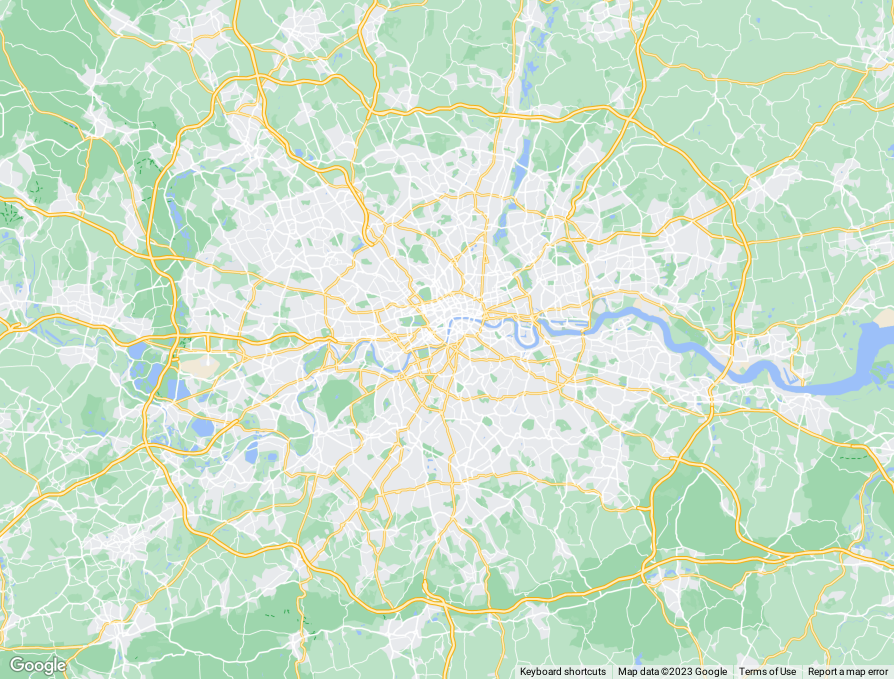
#> input picture SourceFile/images/Maps/London1.png, 2682 x 2037 px, found by its file name (shown at 1/3 size)
$ python threshold.py
#> lines starting #> are read from the running program, lines starting #| are printed output that depends on the picture; after the words box and inside, x2 and y2 are one past the last pixel; in counts of white or black regions, pixels touching at a corner belong together
### computerVision/image.py
import cv2
import time
import os
import pathlib
from pathlib import Path


# [29 lines of commented-out code are left out]

def get_image(typ, n):
    parent = ""  # statement declaration
    typ = str(typ)  # to turn it into a tring just incase the use a key like type= "map"

    if typ.lower() == "map":
        parent = "images\Maps"  # if type is a map change the sting variable
    elif typ.lower() == "button":
        parent = "images\Buttons"
    elif typ.lower() == "save":
        parent = "images\Saved"
    else:
        # TODO make a return to menu or end program function
        # prolly wnt be used but here just so i will code it properly. spelling will most likely trigger this clause
        print("image Doesnt exist")

    # joins the parent_name and name together intelligently, so you don't have to include /\ to break the program.
    joined_path = os.path.join(parent, n)
    #print()

    parent_directory = Path(joined_path).parent  # finds the parent directory

    absolute_path = str(parent_directory.absolute())  # finds the absollute path so regardless of the os its works
    #print(absolute_path, 2)

    full_path = os.path.join(absolute_path, n)  # joins the absolute path of the parent and name together

    full_path = full_path.replace('\Gui',
                                  '')

    full_path = full_path.replace('\computerVision',
                                  '')  # for some reason open cv have a hard time reading multiple directories # inside one another so the i had to remove the parent
   #print(full_path, 5)

    if typ.lower() == "button":
        return repr(full_path)
    else:
        full_path = pathlib.PureWindowsPath(full_path).as_posix()  # converts the path by switching the backslash\ to Fforwardslash to make it universal for all computers

        return full_path


def image_reader(name):
    img = cv2.imread(name)
#> img is the input picture: shape (2037, 2682, 3); mean B, G, R 204.4, 227.2, 204.4

    return img


# [32 lines left out: functions show_image, resize_image, save_image, not called in this run]


# [24 lines of commented-out code are left out]

### computerVision/UnusedFiles/threshold.py
import cv2
import matplotlib
import numpy as np
from skimage import morphology, filters
from skimage.util import img_as_ubyte
import image
import os
import skimage.io
from matplotlib import pyplot as plt
from pathlib import Path
from skimage.morphology import skeletonize

matplotlib.use('TkAgg')


low_yellow = np.array([10, 52, 60])
high_yellow = np.array([60, 255, 255])


def threshold(im):
    # convert into a gray image
    gray_image = cv2.threshold(im, 127, 255, cv2.THRESH_BINARY)

    # convert BGR to HSV
    imgHSV = cv2.cvtColor(im, cv2.COLOR_BGR2HSV)
#> imgHSV: shape (2037, 2682, 3); mean H, S, V 71.9, 40.5, 231.4

    # create the Mask
    mask = cv2.inRange(imgHSV, low_yellow, high_yellow)
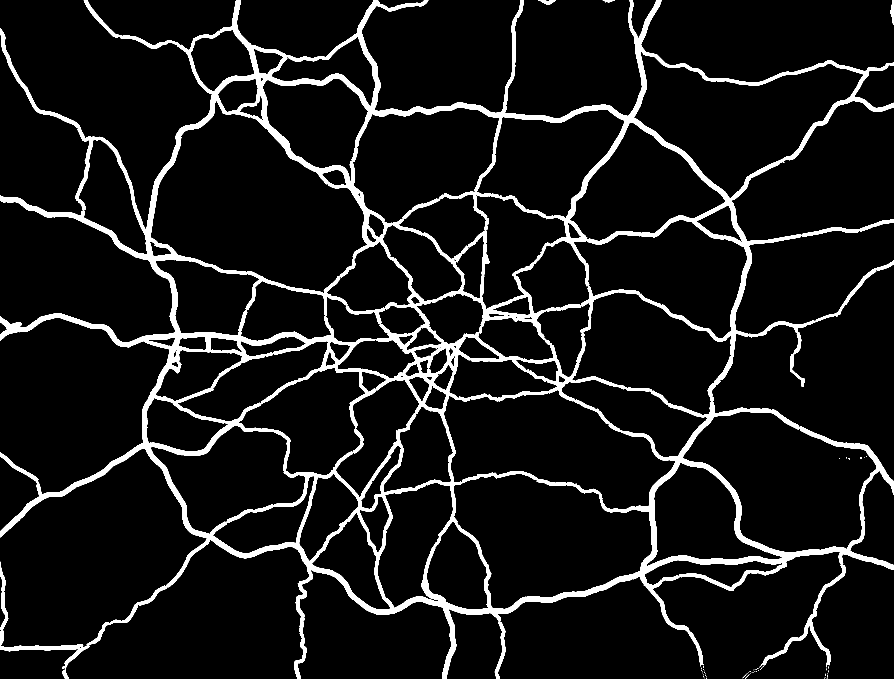
#> mask: shape (2037, 2682) (shown at 1/3 size); 8.2% white; 60 white regions (55 under 20 px), largest, box (x1, y1, x2, y2) and area: (0, 0, 2682, 2037) 444469, (2671, 0, 2682, 75) 517, (1614, 0, 1668, 13) 394, (1808, 0, 1845, 7) 159, (2235, 2024, 2248, 2037) 21

    # inverse mask
    # mask = 255-mask
    res = cv2.bitwise_and(im, im, mask=mask)
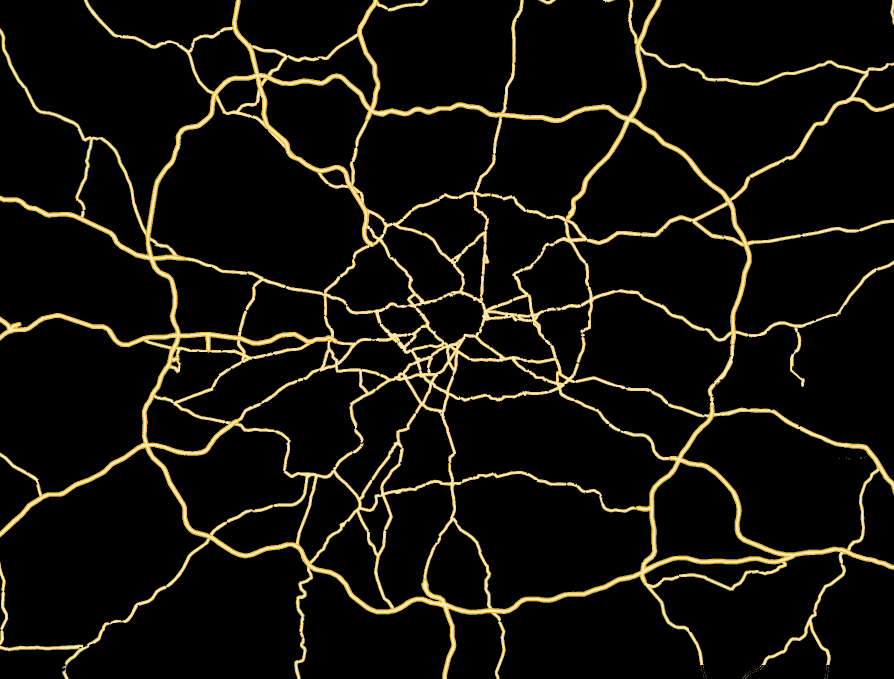
#> res: shape (2037, 2682, 3) (shown at 1/3 size); mean B, G, R 10.6, 17.5, 19.9

    binary = mask > filters.threshold_otsu(mask)
    # print(np.unique(binary))

    res = morphology.medial_axis(binary)
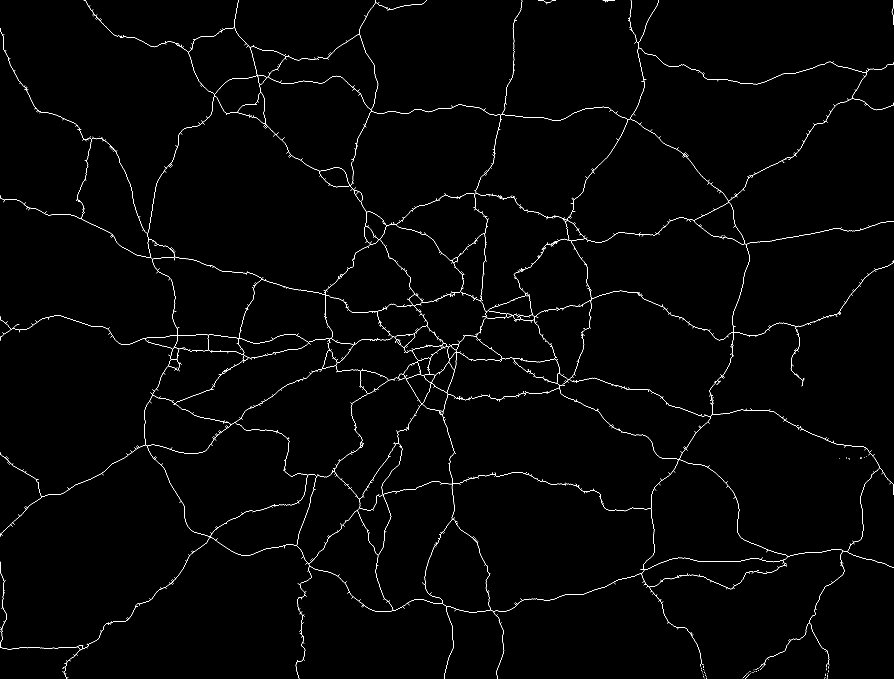
#> res: shape (2037, 2682) bool (shown at 1/3 size); 0.78% white in thin lines or dots

    cv_image = img_as_ubyte(res)
#> cv_image: shape (2037, 2682); 0.78% white in thin lines or dots


    return cv_image


map1 = image.get_image("map", 'London1.png')
img = image.image_reader(map1)

im = threshold(img)
#image.show_image(im)


zzx = r'C:\Users\Manny\Documents\Capstone_Repo\22-23_CE301_olaoye_emmanuel_o\Algorithims\images\Saved'
ass = r'C:\Users\Manny\Documents\Capstone_Repo\22-23_CE301_olaoye_emmanuel_o\Algorithims\images\Saved\Lonn.png'
#flnme = '\test.png'
#print(ass)


# path = 'Users/emmanuelolaoye/Documents/School\SourceFile/computerVision/images/Maps/London1.png'
# cv2.imread('Lon.png')
#
# map1 = image.get_image("map", 'London1.png')
# print(map1)
# # img = image.image_reader(map1)
#
#
# #im = threshold(img)

$ run again, with SourceFile/images/Others/test.png copied over SourceFile/images/Maps/London1.png
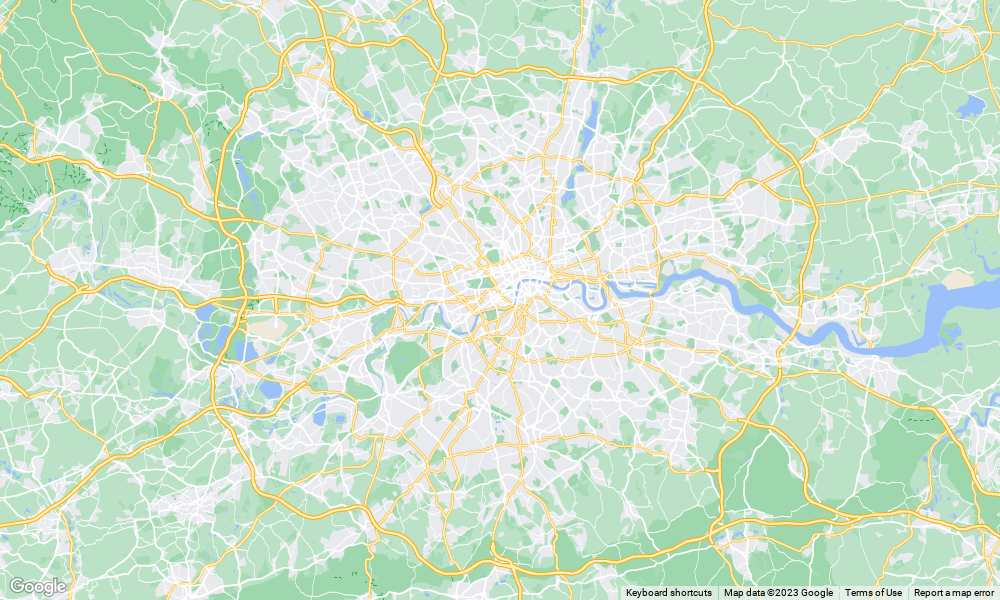
#> input picture SourceFile/images/Others/test.png, 1000 x 600 px, found by its file name
#> in image_reader, img is the input picture: shape (600, 1000, 3); mean B, G, R 205, 227.5, 205.3
#> imgHSV: shape (600, 1000, 3); mean H, S, V 71.5, 40.4, 231.9
#> in threshold, `mask = cv2.inRange(imgHSV, low_yellow, high_yellow)`:
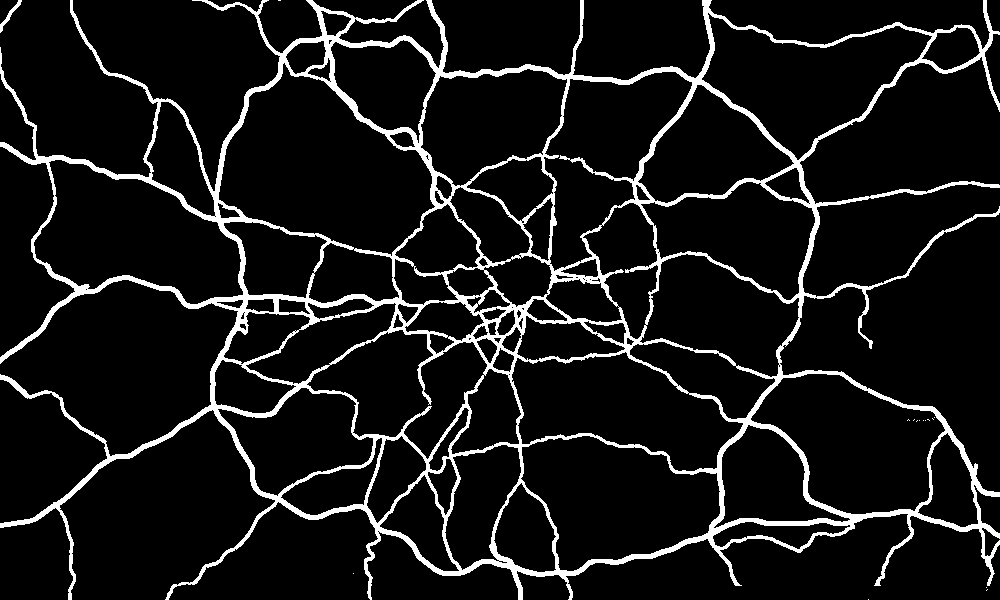
#> mask: shape (600, 1000); 9% white; 16 white regions (14 under 20 px), largest, box (x1, y1, x2, y2) and area: (0, 0, 1000, 600) 53772, (0, 0, 22, 33) 136
#> in threshold, `res = morphology.medial_axis(binary)`:
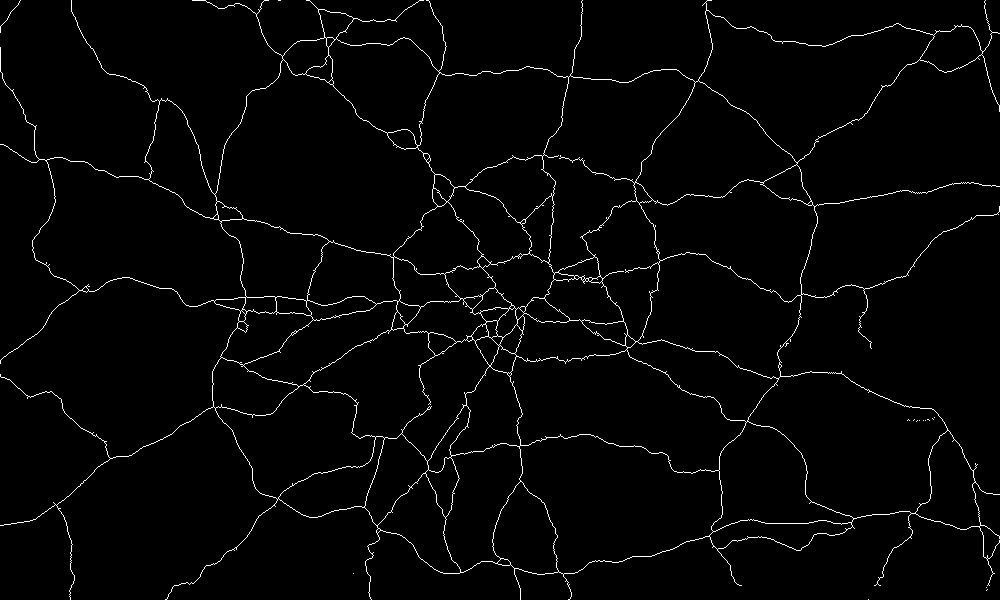
#> res: shape (600, 1000) bool; 2.2% white in thin lines or dots
#> cv_image: shape (600, 1000); 2.2% white in thin lines or dots
